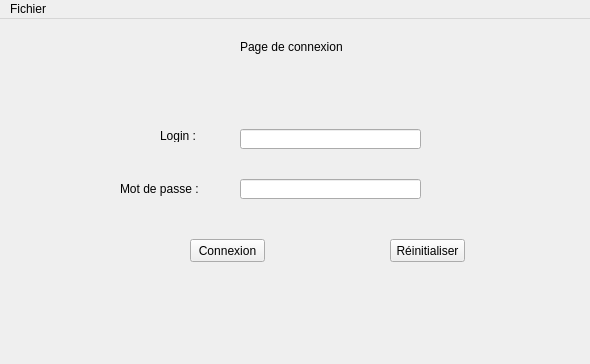
<?xml version="1.0" encoding="UTF-8"?>
<ui version="4.0">
 <class>MainWindow</class>
 <widget class="QMainWindow" name="MainWindow">
  <property name="geometry">
   <rect>
    <x>0</x>
    <y>0</y>
    <width>590</width>
    <height>364</height>
   </rect>
  </property>
  <property name="windowTitle">
   <string>Page de connexion</string>
  </property>
  <widget class="QWidget" name="centralWidget">
   <widget class="QStackedWidget" name="stackedWidget">
    <property name="geometry">
     <rect>
      <x>20</x>
      <y>10</y>
      <width>631</width>
      <height>391</height>
     </rect>
    </property>
    <property name="currentIndex">
     <number>0</number>
    </property>
    <widget class="QWidget" name="Connexion">
     <widget class="QPushButton" name="resetButton">
      <property name="geometry">
       <rect>
        <x>370</x>
        <y>210</y>
        <width>75</width>
        <height>23</height>
       </rect>
      </property>
      <property name="text">
       <string>Réinitialiser</string>
      </property>
     </widget>
     <widget class="QLineEdit" name="loginTB">
      <property name="geometry">
       <rect>
        <x>220</x>
        <y>100</y>
        <width>181</width>
        <height>20</height>
       </rect>
      </property>
     </widget>
     <widget class="QLabel" name="label_2">
      <property name="geometry">
       <rect>
        <x>140</x>
        <y>100</y>
        <width>47</width>
        <height>13</height>
       </rect>
      </property>
      <property name="text">
       <string>Login : </string>
      </property>
     </widget>
     <widget class="QLineEdit" name="passwordTB">
      <property name="geometry">
       <rect>
        <x>220</x>
        <y>150</y>
        <width>181</width>
        <height>20</height>
       </rect>
      </property>
      <property name="echoMode">
       <enum>QLineEdit::Password</enum>
      </property>
     </widget>
     <widget class="QPushButton" name="connectButton">
      <property name="geometry">
       <rect>
        <x>170</x>
        <y>210</y>
        <width>75</width>
        <height>23</height>
       </rect>
      </property>
      <property name="text">
       <string>Connexion</string>
      </property>
     </widget>
     <widget class="QLabel" name="label">
      <property name="geometry">
       <rect>
        <x>100</x>
        <y>150</y>
        <width>81</width>
        <height>20</height>
       </rect>
      </property>
      <property name="text">
       <string>Mot de passe : </string>
      </property>
     </widget>
     <widget class="QLabel" name="label_16">
      <property name="geometry">
       <rect>
        <x>220</x>
        <y>10</y>
        <width>141</width>
        <height>16</height>
       </rect>
      </property>
      <property name="text">
       <string>Page de connexion</string>
      </property>
     </widget>
    </widget>
    <widget class="QWidget" name="CoursInscrits">
     <widget class="QLabel" name="label_3">
      <property name="geometry">
       <rect>
        <x>220</x>
        <y>10</y>
        <width>121</width>
        <height>16</height>
       </rect>
      </property>
      <property name="text">
       <string>Liste des cours inscrits</string>
      </property>
     </widget>
     <widget class="QTableView" name="tableViewCoursInscrits">
      <property name="geometry">
       <rect>
        <x>0</x>
        <y>50</y>
        <width>521</width>
        <height>261</height>
       </rect>
      </property>
      <property name="selectionMode">
       <enum>QAbstractItemView::SingleSelection</enum>
      </property>
      <property name="selectionBehavior">
       <enum>QAbstractItemView::SelectRows</enum>
      </property>
     </widget>
    </widget>
    <widget class="QWidget" name="ProposerCours">
     <widget class="QLabel" name="label_4">
      <property name="geometry">
       <rect>
        <x>220</x>
        <y>10</y>
        <width>111</width>
        <height>16</height>
       </rect>
      </property>
      <property name="text">
       <string>Proposer un cours</string>
      </property>
     </widget>
     <widget class="QWidget" name="formLayoutWidget">
      <property name="geometry">
       <rect>
        <x>150</x>
        <y>70</y>
        <width>251</width>
        <height>171</height>
       </rect>
      </property>
      <layout class="QFormLayout" name="formLayout">
       <item row="0" column="0">
        <widget class="QLabel" name="label_5">
         <property name="text">
          <string>Nom du cours :</string>
         </property>
        </widget>
       </item>
       <item row="0" column="1">
        <widget class="QLineEdit" name="nomCours"/>
       </item>
       <item row="1" column="0">
        <widget class="QLabel" name="label_6">
         <property name="text">
          <string>Date début :</string>
         </property>
        </widget>
       </item>
       <item row="1" column="1">
        <widget class="QDateTimeEdit" name="dateDebut"/>
       </item>
       <item row="2" column="0">
        <widget class="QLabel" name="label_7">
         <property name="text">
          <string>Date fin :</string>
         </property>
        </widget>
       </item>
       <item row="2" column="1">
        <widget class="QDateTimeEdit" name="dateFin"/>
       </item>
       <item row="3" column="0">
        <widget class="QLabel" name="label_8">
         <property name="text">
          <string>Domaine :</string>
         </property>
        </widget>
       </item>
       <item row="3" column="1">
        <widget class="QComboBox" name="comboBoxDomaine"/>
       </item>
       <item row="4" column="0">
        <widget class="QLabel" name="label_9">
         <property name="text">
          <string>Nombre de places :</string>
         </property>
        </widget>
       </item>
       <item row="4" column="1">
        <widget class="QLineEdit" name="nbPlaces"/>
       </item>
       <item row="5" column="0">
        <widget class="QLabel" name="label_10">
         <property name="text">
          <string>Ajouter une ressource</string>
         </property>
        </widget>
       </item>
       <item row="5" column="1">
        <widget class="QToolButton" name="addRessource">
         <property name="text">
          <string>...</string>
         </property>
        </widget>
       </item>
      </layout>
     </widget>
     <widget class="QPushButton" name="proposerCours">
      <property name="geometry">
       <rect>
        <x>100</x>
        <y>290</y>
        <width>75</width>
        <height>23</height>
       </rect>
      </property>
      <property name="text">
       <string>Valider</string>
      </property>
     </widget>
     <widget class="QPushButton" name="reset">
      <property name="geometry">
       <rect>
        <x>370</x>
        <y>290</y>
        <width>75</width>
        <height>23</height>
       </rect>
      </property>
      <property name="text">
       <string>Réinitialiser</string>
      </property>
     </widget>
    </widget>
    <widget class="QWidget" name="CoursDisponibles">
     <widget class="QLabel" name="label_11">
      <property name="geometry">
       <rect>
        <x>200</x>
        <y>10</y>
        <width>131</width>
        <height>16</height>
       </rect>
      </property>
      <property name="text">
       <string>Liste des cours disponibles</string>
      </property>
     </widget>
     <widget class="QTableView" name="tableViewCoursDispo">
      <property name="geometry">
       <rect>
        <x>0</x>
        <y>50</y>
        <width>551</width>
        <height>251</height>
       </rect>
      </property>
     </widget>
    </widget>
    <widget class="QWidget" name="AjouterRessource">
     <widget class="QLabel" name="label_12">
      <property name="geometry">
       <rect>
        <x>220</x>
        <y>10</y>
        <width>121</width>
        <height>16</height>
       </rect>
      </property>
      <property name="text">
       <string>Ajouter une ressource</string>
      </property>
     </widget>
     <widget class="QWidget" name="formLayoutWidget_2">
      <property name="geometry">
       <rect>
        <x>140</x>
        <y>100</y>
        <width>261</width>
        <height>171</height>
       </rect>
      </property>
      <layout class="QFormLayout" name="formLayout_2">
       <property name="bottomMargin">
        <number>6</number>
       </property>
       <item row="0" column="0">
        <widget class="QLabel" name="label_13">
         <property name="text">
          <string>Type de ressource : </string>
         </property>
        </widget>
       </item>
       <item row="0" column="1">
        <widget class="QComboBox" name="comboBoxTypeRessource"/>
       </item>
       <item row="2" column="1">
        <widget class="QToolButton" name="toolButtonChooser">
         <property name="text">
          <string>...</string>
         </property>
        </widget>
       </item>
       <item row="2" column="0">
        <widget class="QLabel" name="label_14">
         <property name="text">
          <string>Choisir fichier : </string>
         </property>
        </widget>
       </item>
       <item row="3" column="1">
        <widget class="QLabel" name="nomFichier">
         <property name="enabled">
          <bool>true</bool>
         </property>
         <property name="text">
          <string>TextLabel</string>
         </property>
        </widget>
       </item>
      </layout>
     </widget>
    </widget>
    <widget class="QWidget" name="CoursAttenteDeValidation">
     <widget class="QTableView" name="tableViewCoursEnAttente">
      <property name="geometry">
       <rect>
        <x>30</x>
        <y>70</y>
        <width>471</width>
        <height>251</height>
       </rect>
      </property>
     </widget>
     <widget class="QLabel" name="label_15">
      <property name="geometry">
       <rect>
        <x>180</x>
        <y>30</y>
        <width>191</width>
        <height>16</height>
       </rect>
      </property>
      <property name="text">
       <string>Liste des cours en attente de validation</string>
      </property>
     </widget>
    </widget>
    <widget class="QWidget" name="AfficherCours">
     <widget class="QLabel" name="label_17">
      <property name="geometry">
       <rect>
        <x>260</x>
        <y>0</y>
        <width>47</width>
        <height>13</height>
       </rect>
      </property>
      <property name="text">
       <string>Cours : </string>
      </property>
     </widget>
     <widget class="QWidget" name="formLayoutWidget_3">
      <property name="geometry">
       <rect>
        <x>130</x>
        <y>40</y>
        <width>291</width>
        <height>201</height>
       </rect>
      </property>
      <layout class="QFormLayout" name="formLayout_3">
       <item row="0" column="0">
        <widget class="QLabel" name="nomCours_2">
         <property name="text">
          <string>Nom : </string>
         </property>
        </widget>
       </item>
       <item row="1" column="0">
        <widget class="QLabel" name="label_18">
         <property name="text">
          <string>Enseignant : </string>
         </property>
        </widget>
       </item>
       <item row="2" column="0">
        <widget class="QLabel" name="label_19">
         <property name="text">
          <string>Domaine :</string>
         </property>
        </widget>
       </item>
       <item row="3" column="0">
        <widget class="QLabel" name="label_20">
         <property name="text">
          <string>Date fin :</string>
         </property>
        </widget>
       </item>
       <item row="4" column="0">
        <widget class="QLabel" name="label_21">
         <property name="text">
          <string>Places restantes :</string>
         </property>
        </widget>
       </item>
       <item row="4" column="1">
        <widget class="QProgressBar" name="progressBar">
         <property name="value">
          <number>24</number>
         </property>
        </widget>
       </item>
       <item row="3" column="1">
        <widget class="QDateTimeEdit" name="dateTimeEdit">
         <property name="enabled">
          <bool>false</bool>
         </property>
        </widget>
       </item>
       <item row="2" column="1">
        <widget class="QLabel" name="domaine">
         <property name="text">
          <string>dom</string>
         </property>
        </widget>
       </item>
       <item row="1" column="1">
        <widget class="QLabel" name="enseignant">
         <property name="text">
          <string>enseign</string>
         </property>
        </widget>
       </item>
       <item row="0" column="1">
        <widget class="QLabel" name="nom">
         <property name="text">
          <string>nom</string>
         </property>
        </widget>
       </item>
       <item row="5" column="0">
        <widget class="QLabel" name="label_22">
         <property name="text">
          <string>Dépot :</string>
         </property>
        </widget>
       </item>
       <item row="5" column="1">
        <widget class="QToolButton" name="deposer">
         <property name="text">
          <string>...</string>
         </property>
        </widget>
       </item>
      </layout>
     </widget>
     <widget class="QPushButton" name="desinscrire">
      <property name="geometry">
       <rect>
        <x>230</x>
        <y>280</y>
        <width>75</width>
        <height>23</height>
       </rect>
      </property>
      <property name="text">
       <string>Se désinscrire</string>
      </property>
     </widget>
    </widget>
   </widget>
  </widget>
  <widget class="QMenuBar" name="menuBar">
   <property name="geometry">
    <rect>
     <x>0</x>
     <y>0</y>
     <width>590</width>
     <height>21</height>
    </rect>
   </property>
   <widget class="QMenu" name="menuFichier">
    <property name="title">
     <string>Fichier</string>
    </property>
    <addaction name="actionSe_d_connecter"/>
   </widget>
   <addaction name="menuFichier"/>
  </widget>
  <action name="actionSe_d_connecter">
   <property name="text">
    <string>Se déconnecter</string>
   </property>
  </action>
 </widget>
 <layoutdefault spacing="6" margin="11"/>
 <tabstops>
  <tabstop>loginTB</tabstop>
  <tabstop>passwordTB</tabstop>
  <tabstop>connectButton</tabstop>
  <tabstop>resetButton</tabstop>
  <tabstop>tableViewCoursInscrits</tabstop>
 </tabstops>
 <resources/>
 <connections/>
</ui>
